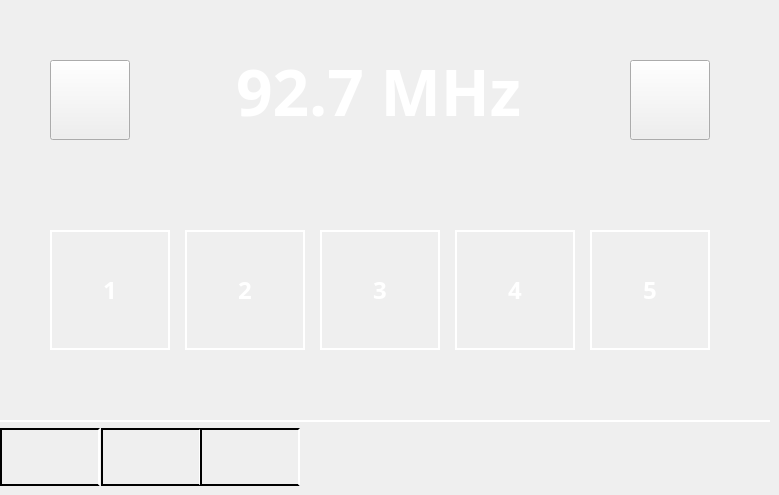
      <widget class="QWidget" name="FMTab">
       <property name="styleSheet">
        <string notr="true"/>
       </property>
       <attribute name="icon">
        <iconset resource="source.qrc">
         <normaloff>:/logos/logos/FMTABICON.png</normaloff>:/logos/logos/FMTABICON.png</iconset>
       </attribute>
       <attribute name="title">
        <string/>
       </attribute>
       <widget class="QPushButton" name="NextButtonFm">
        <property name="geometry">
         <rect>
          <x>630</x>
          <y>60</y>
          <width>80</width>
          <height>80</height>
         </rect>
        </property>
        <property name="text">
         <string/>
        </property>
        <property name="icon">
         <iconset resource="source.qrc">
          <normaloff>:/logos/logos/NextBtnFm.png</normaloff>:/logos/logos/NextBtnFm.png</iconset>
        </property>
        <property name="iconSize">
         <size>
          <width>30</width>
          <height>53</height>
         </size>
        </property>
       </widget>
       <widget class="QPushButton" name="PreviousBtnFM">
        <property name="geometry">
         <rect>
          <x>50</x>
          <y>60</y>
          <width>80</width>
          <height>80</height>
         </rect>
        </property>
        <property name="text">
         <string/>
        </property>
        <property name="icon">
         <iconset resource="source.qrc">
          <normaloff>:/logos/logos/PreviousBtnFm.png</normaloff>:/logos/logos/PreviousBtnFm.png</iconset>
        </property>
        <property name="iconSize">
         <size>
          <width>30</width>
          <height>53</height>
         </size>
        </property>
       </widget>
       <widget class="QLabel" name="FreqLabelFM">
        <property name="geometry">
         <rect>
          <x>236</x>
          <y>50</y>
          <width>287</width>
          <height>81</height>
         </rect>
        </property>
        <property name="styleSheet">
         <string notr="true">font-family: Plus Jakarta Sans;
font-style: normal;
font-weight: 500;
font-size: 64px;
line-height: 81px;
/* identical to box height */


color: #FFFFFF;
</string>
        </property>
        <property name="text">
         <string>92.7 MHz</string>
        </property>
       </widget>
       <widget class="QPushButton" name="Channel1BtnFM">
        <property name="geometry">
         <rect>
          <x>50</x>
          <y>230</y>
          <width>120</width>
          <height>120</height>
         </rect>
        </property>
        <property name="styleSheet">
         <string notr="true">border: 2px solid #FFFFFF;
box-sizing: border-box;font-family: Plus Jakarta Sans;
font-style: normal;
font-weight: 500;
font-size: 24px;
line-height: 30px;

color: #FFFFFF;</string>
        </property>
        <property name="text">
         <string>1</string>
        </property>
       </widget>
       <widget class="QPushButton" name="Channel2BtnFM">
        <property name="geometry">
         <rect>
          <x>185</x>
          <y>230</y>
          <width>120</width>
          <height>120</height>
         </rect>
        </property>
        <property name="styleSheet">
         <string notr="true">border: 2px solid #FFFFFF;
box-sizing: border-box;font-family: Plus Jakarta Sans;
font-style: normal;
font-weight: 500;
font-size: 24px;
line-height: 30px;

color: #FFFFFF;</string>
        </property>
        <property name="text">
         <string>2</string>
        </property>
       </widget>
       <widget class="QPushButton" name="Channel3BtnFM">
        <property name="geometry">
         <rect>
          <x>320</x>
          <y>230</y>
          <width>120</width>
          <height>120</height>
         </rect>
        </property>
        <property name="styleSheet">
         <string notr="true">border: 2px solid #FFFFFF;
box-sizing: border-box;font-family: Plus Jakarta Sans;
font-style: normal;
font-weight: 500;
font-size: 24px;
line-height: 30px;

color: #FFFFFF;</string>
        </property>
        <property name="text">
         <string>3</string>
        </property>
       </widget>
       <widget class="QPushButton" name="Channel4BtnFM">
        <property name="geometry">
         <rect>
          <x>455</x>
          <y>230</y>
          <width>120</width>
          <height>120</height>
         </rect>
        </property>
        <property name="styleSheet">
         <string notr="true">border: 2px solid #FFFFFF;
box-sizing: border-box;font-family: Plus Jakarta Sans;
font-style: normal;
font-weight: 500;
font-size: 24px;
line-height: 30px;

color: #FFFFFF;</string>
        </property>
        <property name="text">
         <string>4</string>
        </property>
       </widget>
       <widget class="QPushButton" name="Channel5BtnFM">
        <property name="geometry">
         <rect>
          <x>590</x>
          <y>230</y>
          <width>120</width>
          <height>120</height>
         </rect>
        </property>
        <property name="styleSheet">
         <string notr="true">border: 2px solid #FFFFFF;
box-sizing: border-box;font-family: Plus Jakarta Sans;
font-style: normal;
font-weight: 500;
font-size: 24px;
line-height: 30px;

color: #FFFFFF;</string>
        </property>
        <property name="text">
         <string>5</string>
        </property>
       </widget>
       <widget class="Line" name="FMLine">
        <property name="geometry">
         <rect>
          <x>0</x>
          <y>420</y>
          <width>770</width>
          <height>2</height>
         </rect>
        </property>
        <property name="styleSheet">
         <string notr="true">color:white;</string>
        </property>
        <property name="frameShadow">
         <enum>QFrame::Plain</enum>
        </property>
        <property name="lineWidth">
         <number>2</number>
        </property>
        <property name="orientation">
         <enum>Qt::Horizontal</enum>
        </property>
       </widget>
       <widget class="QPushButton" name="BandBleButton">
        <property name="geometry">
         <rect>
          <x>0</x>
          <y>428</y>
          <width>100</width>
          <height>58</height>
         </rect>
        </property>
        <property name="styleSheet">
         <string notr="true">
border:2px solid black;
border-right-color: rgb(255, 255, 255);</string>
        </property>
        <property name="text">
         <string/>
        </property>
        <property name="icon">
         <iconset resource="source.qrc">
          <normaloff>:/logos/logos/BandFM.png</normaloff>:/logos/logos/BandFM.png</iconset>
        </property>
        <property name="iconSize">
         <size>
          <width>40</width>
          <height>40</height>
         </size>
        </property>
       </widget>
       <widget class="QPushButton" name="StationBtnFM">
        <property name="geometry">
         <rect>
          <x>101</x>
          <y>428</y>
          <width>100</width>
          <height>58</height>
         </rect>
        </property>
        <property name="styleSheet">
         <string notr="true">border:2px solid black;
border-right-color: rgb(255, 255, 255);</string>
        </property>
        <property name="text">
         <string/>
        </property>
        <property name="icon">
         <iconset resource="source.qrc">
          <normaloff>:/logos/logos/StationIcon.png</normaloff>:/logos/logos/StationIcon.png</iconset>
        </property>
        <property name="iconSize">
         <size>
          <width>40</width>
          <height>40</height>
         </size>
        </property>
       </widget>
       <widget class="QPushButton" name="TuneBtnFM">
        <property name="geometry">
         <rect>
          <x>200</x>
          <y>428</y>
          <width>100</width>
          <height>58</height>
         </rect>
        </property>
        <property name="styleSheet">
         <string notr="true">border:2px solid black;
border-right-color: rgb(255, 255, 255);</string>
        </property>
        <property name="text">
         <string/>
        </property>
        <property name="icon">
         <iconset resource="source.qrc">
          <normaloff>:/logos/logos/TuneIcon.png</normaloff>:/logos/logos/TuneIcon.png</iconset>
        </property>
        <property name="iconSize">
         <size>
          <width>40</width>
          <height>40</height>
         </size>
        </property>
       </widget>
      </widget>
